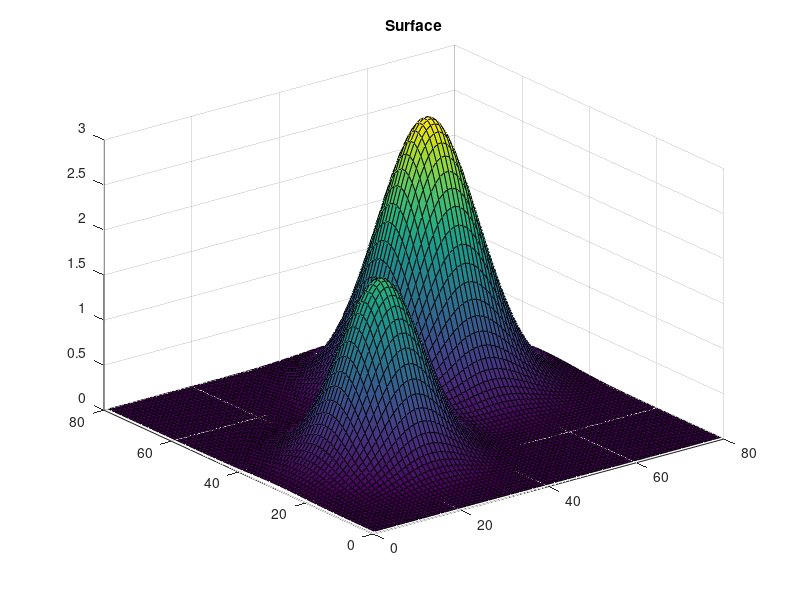
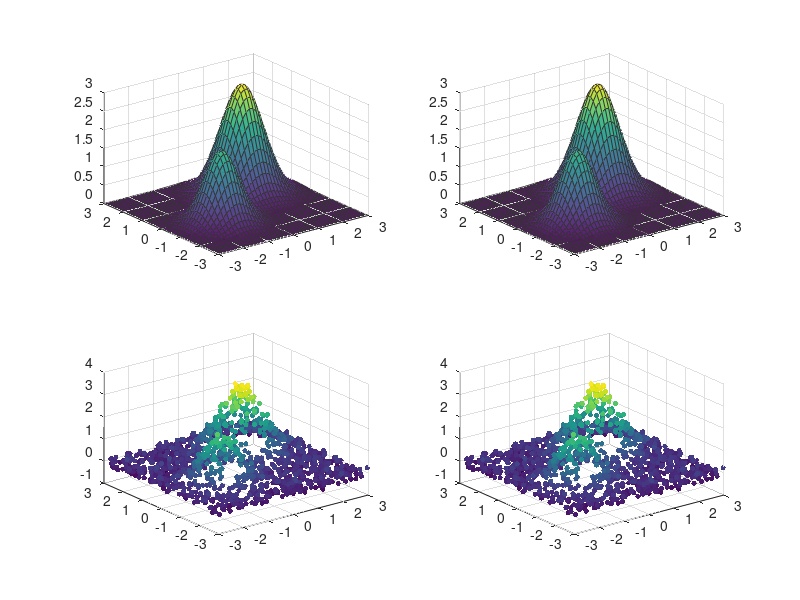

Here is the MATLAB script that generated these plots, in order: (Note: this script raises an error after producing the figures.)
% 이름   : 3d_plot_example
% 용도   : plot-style 3d-plot 케이스 — before/after 비교 예제 (합성 표면)
% 작성자 : REM2 / 2026
% 사용법 : 파일명이 숫자로 시작해 이름 호출/run() 불가 — 에디터에서 열어
%          섹션 실행(Ctrl+Enter)으로 위에서부터 순서대로 실행 (외부 데이터 불필요).
%          image_fig/에 PNG 저장
% 의존성 : 없음 (기본 MATLAB)

%% 합성 데이터 — 2D 가우시안 합 표면 (예: 자기장 세기 분포)
clear; clc;
gx = linspace(-3, 3, 80);
gy = linspace(-3, 3, 80);
[X, Y] = meshgrid(gx, gy);                  % 공간 좌표 (mm)
Z = 3*exp(-((X-1).^2 + (Y-1).^2)) ...       % 봉우리 1
  + 2*exp(-((X+1.2).^2 + (Y+0.8).^2)/0.7);  % 봉우리 2  → 세기 (mT)

%% 출력 폴더
thisDir = fileparts(mfilename('fullpath'));
if isempty(thisDir); thisDir = pwd; end         % 섹션 실행 시 mfilename이 빈 값 → 현재 폴더 사용
outDir  = fullfile(thisDir, 'image_fig');
if ~exist(outDir, 'dir'); mkdir(outDir); end

%% ── BEFORE — 흔한 문제: 인덱스축 surf(Z), 라벨 없음, colorbar 없음, 격자선 난잡, 기본 view
figBefore = figure('Name', '3d-plot BEFORE');
surf(Z);                                    % X,Y 없이 인덱스 축, 촘촘한 검은 격자
title('Surface');
exportgraphics(figBefore, fullfile(outDir, '3d_plot_before.png'), 'Resolution', 300);

%% ── AFTER — plot-style 3d-plot 케이스: 2x2 (상단 surf mesh, 하단 point cloud), 각 iso/top 2시점
fontSize  = 16;            % 2x2 밀집 레이아웃 → 가독성 위해 폰트 축소 (단일 패널 기본은 24)
fontName  = 'Times New Roman';
axLineWidth = 1.0;                              % 축 박스·그리드 선 두께
gridStyle = '--';  gridAlpha = 0.25;

% 연속 필드 함수 (그리드 surf + 포인트 클라우드 공용)
fieldFn = @(x, y) 3*exp(-((x-1).^2 + (y-1).^2)) ...
                + 2*exp(-((x+1.2).^2 + (y+0.8).^2)/0.7);

% surf용 그리드 (mesh 형태가 보이도록 적당한 해상도)
sgx = linspace(-3, 3, 45);  sgy = linspace(-3, 3, 45);
[Xs, Ys] = meshgrid(sgx, sgy);
Zs = fieldFn(Xs, Ys);

% 포인트 클라우드 (측정점 모사: 무작위 위치 + 약간의 노이즈)
M  = 1500;
px = -3 + 6*rand(M, 1);  py = -3 + 6*rand(M, 1);
pz = fieldFn(px, py) + 0.12*randn(M, 1);

zMax = 1.1*max(Zs(:));

figAfter = figure('Name', '3d-plot AFTER', 'Color', 'w', ...
                  'Units', 'pixels', 'Position', [80 80 1150 980]);
ax1 = subplot(2, 2, 1, 'Parent', figAfter);   % surf — iso
ax2 = subplot(2, 2, 2, 'Parent', figAfter);   % surf — top
ax3 = subplot(2, 2, 3, 'Parent', figAfter);   % point cloud — iso
ax4 = subplot(2, 2, 4, 'Parent', figAfter);   % point cloud — top

% 상단: surf (mesh 형태 — 엣지 표시)
surf(ax1, Xs, Ys, Zs, 'EdgeColor', [0.2 0.2 0.2], 'FaceAlpha', 0.9);
surf(ax2, Xs, Ys, Zs, 'EdgeColor', [0.2 0.2 0.2], 'FaceAlpha', 0.9);

% 하단: point cloud (값으로 색)
scatter3(ax3, px, py, pz, 14, pz, 'filled');
scatter3(ax4, px, py, pz, 14, pz, 'filled');

colormap(figAfter, 'parula');

allAx = [ax1, ax2, ax3, ax4];
for k = 1:numel(allAx)
    ax = allAx(k);
    set(ax, 'FontSize', fontSize, 'FontName', fontName, 'Box', 'on', 'LineWidth', axLineWidth, ...
            'XGrid', 'on', 'YGrid', 'on', 'ZGrid', 'on', ...
            'GridLineStyle', gridStyle, 'GridAlpha', gridAlpha, ...
            'GridLineWidth', axLineWidth);      % GridLineWidth: R2023a+
    xlabel(ax, 'X Position (mm)');           % 3축 모두 라벨 + 단위
    ylabel(ax, 'Y Position (mm)');
    zlabel(ax, 'Flux Density (mT)');         % z축이 값(세기)을 나타냄 → colorbar 불필요
    xlim(ax, [-3, 3]);  ylim(ax, [-3, 3]);  zlim(ax, [0, zMax]);
    clim(ax, [0, max(Zs(:))]);               % 패널 간 색 범위만 통일 (colorbar 없음)
    pbaspect(ax, [1 1 0.7]);                 % 단위 다름(mm vs mT) → 데이터 종횡비 대신 가독성 박스
end
view(ax1, 30, 15);  view(ax3, 30, 15);       % iso 시점
view(ax2, 0, 90);   view(ax4, 0, 90);        % top-down 시점
exportgraphics(figAfter, fullfile(outDir, '3d_plot_after.png'), 'Resolution', 300);

disp('3d_plot_example: before/after PNG 저장 완료 → image_fig/');
